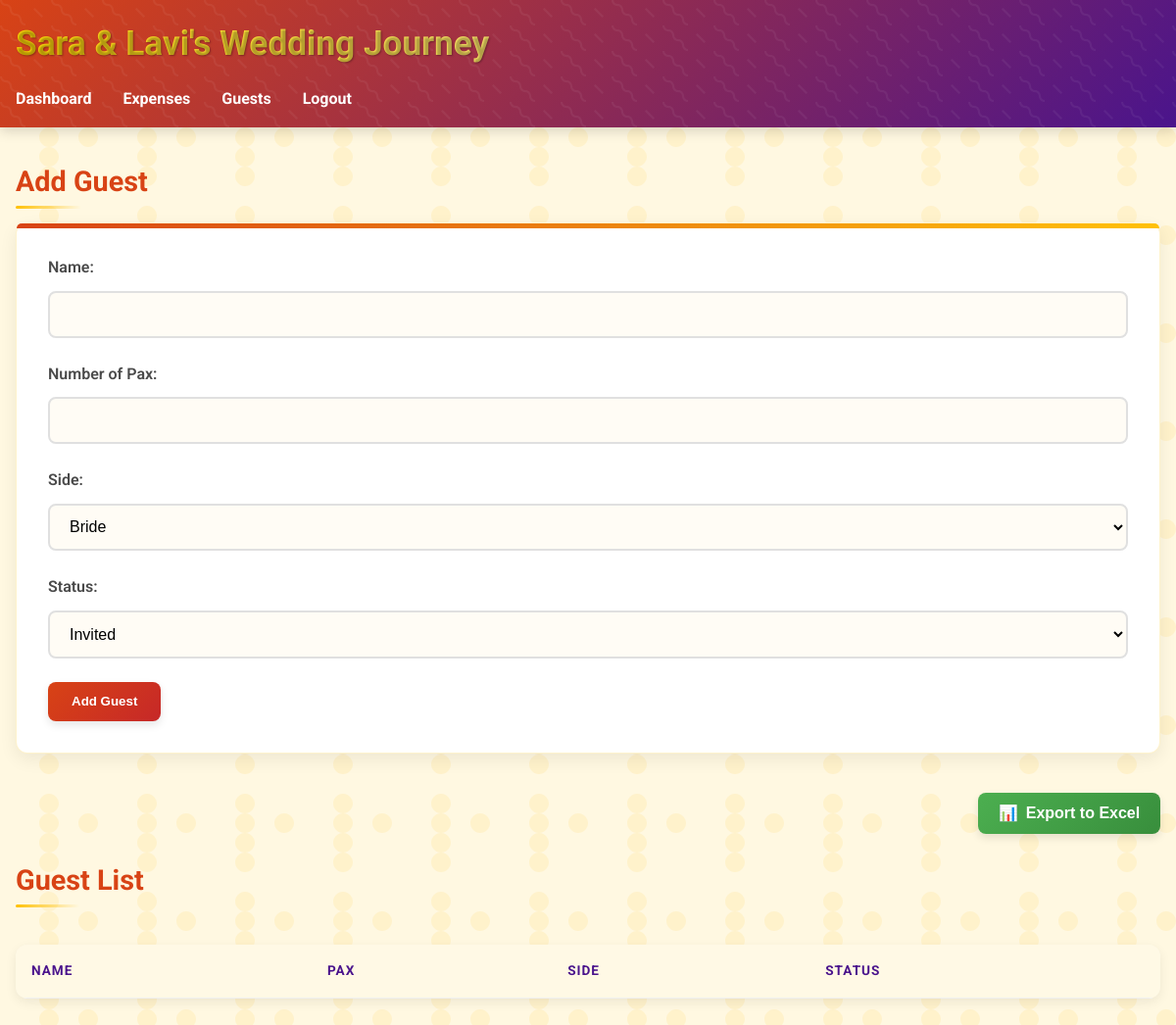
The app's page /guests (signed in), older data.
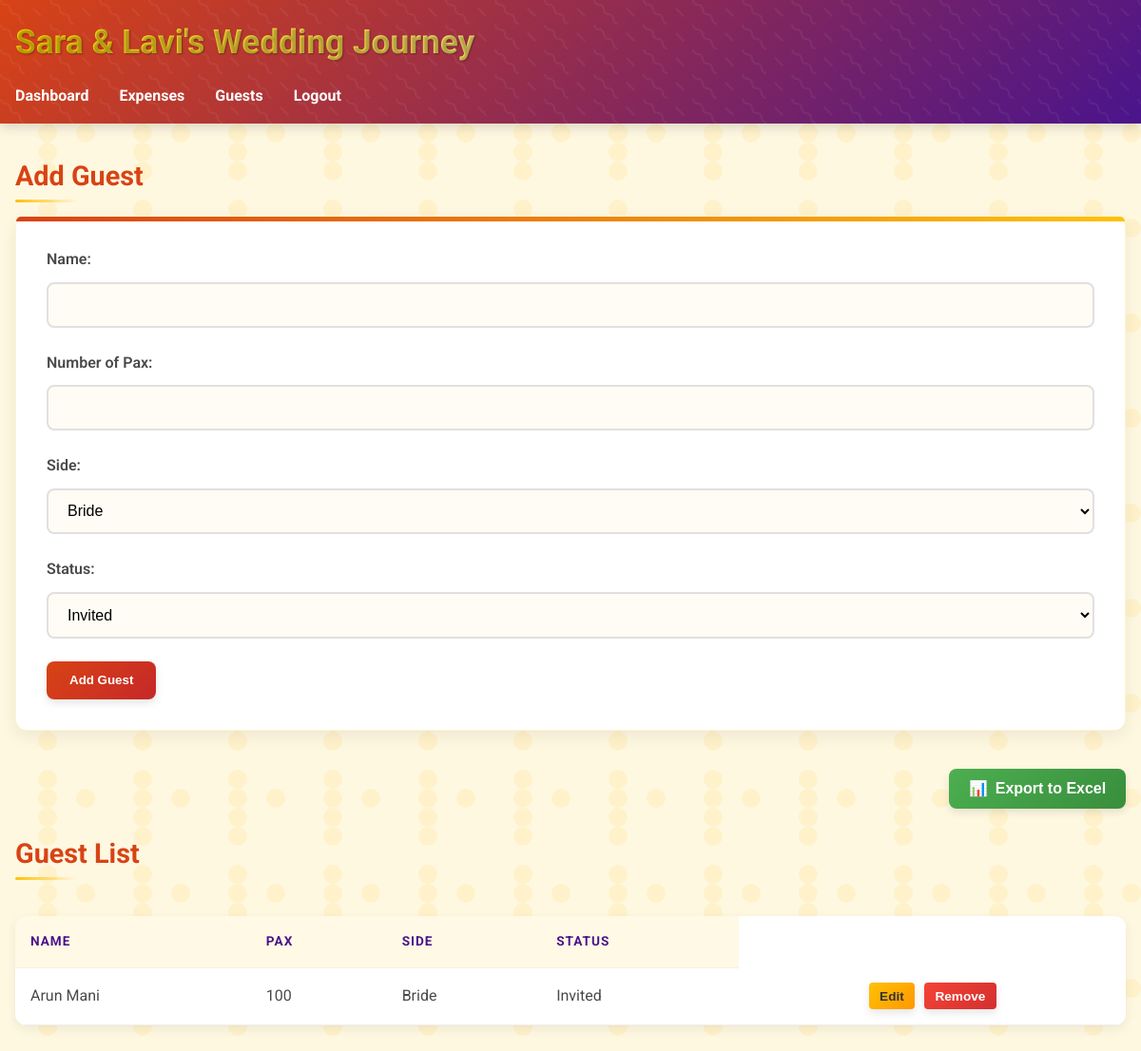
The same page, newer data.
### tables this page shows
CREATE TABLE guests (
    id INTEGER PRIMARY KEY AUTOINCREMENT,
    name TEXT NOT NULL,
    side TEXT NOT NULL,
    pax INTEGER NOT NULL,
    status TEXT NOT NULL
);

### app.py (the view, shortened to what this page needs)
@app.route('/guests', methods=['GET', 'POST'])
@login_required
def guests():
    db = get_db()
    guests = db.execute('SELECT * FROM guests ORDER BY name').fetchall()
    return render_template('guests.html', guests=guests)

### app.py (called while the page is built)
def login_required(f):
    @wraps(f)
    def decorated_function(*args, **kwargs):
        if 'logged_in' not in session:
            return redirect(url_for('login'))
        return f(*args, **kwargs)
    return decorated_function

def get_db():
    if 'db' not in g:
        db_dir = os.path.dirname(DATABASE)
        if db_dir:
            os.makedirs(db_dir, exist_ok=True)
        g.db = sqlite3.connect(DATABASE)
        g.db.row_factory = sqlite3.Row
    return g.db

### templates/guests.html (shortened to what this page needs)
{% extends "base.html" %}
{% block content %}
<div class="guests">
    <h2>Add Guest</h2>
    <form method="POST">
        <div class="form-group">
            <label for="name">Name:</label>
            <input type="text" id="name" name="name" required>
        </div>
        <div class="form-group">
            <label for="pax">Number of Pax:</label>
            <input type="number" id="pax" name="pax" min="1" required>
        </div>
        <div class="form-group">
            <label for="side">Side:</label>
            <select id="side" name="side" required>
                <option value="Bride">Bride</option>
            </select>
        </div>
        <div class="form-group">
            <label for="status">Status:</label>
            <select id="status" name="status" required>
                <option value="Invited">Invited</option>
            </select>
        </div>
        <button type="submit">Add Guest</button>
    </form>
    <div class="export-section">
        <button onclick="exportToExcel()" class="export-btn">Export to Excel</button>
    </div>
    <h2>Guest List</h2>
    <div class="guest-list">
        <table id="guestTable">
            <thead>
                <tr>
                    <th>Name</th>
                    <th>Pax</th>
                    <th>Side</th>
                    <th>Status</th>
                </tr>
            </thead>
            <tbody>
                {% for guest in guests %}
                <tr>
                    <td>{{ guest['name'] }}</td>
                    <td>{{ guest['pax'] }}</td>
                    <td>{{ guest['side'] }}</td>
                    <td>{{ guest['status'] }}</td>
                    <td class="action-column">
                        <button class="edit-btn" onclick="editGuest({{ guest['id'] }}, '{{ guest['name'] }}', {{ guest['pax'] }}, '{{ guest['side'] }}', '{{ guest['status'] }}')">Edit</button>
                        <button class="delete-btn" onclick="confirmDeleteGuest({{ guest['id'] }})">Remove</button>
                    </td>
                </tr>
                {% endfor %}
            </tbody>
        </table>
    </div>
</div>
{% endblock %}

### templates/base.html (shortened to what this page needs)
<!DOCTYPE html>
<html lang="en">
<head>
    <link rel="stylesheet" href="{{ url_for('static', filename='style.css') }}">
</head>
<body class="{% if 'logged_in' not in session %}not-authenticated{% endif %}">
    <nav>
        <div class="nav-wrapper">
            <h1>Sara & Lavi's Wedding Journey</h1>
            {% if 'logged_in' in session %}
            <ul>
                <li><a href="{{ url_for('dashboard') }}">Dashboard</a></li>
                <li><a href="{{ url_for('expenses') }}">Expenses</a></li>
                <li><a href="{{ url_for('guests') }}">Guests</a></li>
                <li><a href="{{ url_for('logout') }}">Logout</a></li>
            </ul>
            {% endif %}
        </div>
    </nav>
    <main>
        {% block content %}{% endblock %}
    </main>
</body>
</html>

### static/style.css (style rules this page uses)
:root { --primary: #D84315; --secondary: #FFC107; --accent: #4A148C; --background: #FFF8E1; --card-bg: #FFFFFF; --text: #4A4A4A; }
* { margin: 0; padding: 0; box-sizing: border-box; }
body { font-family: 'Roboto', Arial, sans-serif; line-height: 1.6; background-color: var(--background); color: var(--text); }
nav { background: linear-gradient(135deg, var(--primary) 0%, var(--accent) 100%); color: white; padding: 1rem; box-shadow: 0 4px 12px rgba(0, 0, 0, 0.15); position: relative; overflow: hidden; }
nav::before { content: ""; position: absolute; top: 0; left: 0; right: 0; bottom: 0; z-index: 0; }
.nav-wrapper { max-width: 1200px; margin: 0 auto; position: relative; z-index: 1; display: flex; flex-direction: column; }
nav h1 { margin-bottom: 1rem; font-family: 'Dancing Script', cursive; font-size: 2.2rem; text-shadow: 1px 1px 2px rgba(0, 0, 0, 0.3); background: linear-gradient(45deg, #FFD700, #FFF); -webkit-background-clip: text; background-clip: text; color: transparent; display: inline-block; }
nav ul { list-style: none; display: flex; gap: 2rem; }
nav li { position: relative; }
nav a { color: white; text-decoration: none; font-weight: bold; padding: 0.5rem 0; position: relative; transition: all 0.3s ease; }
nav a::after { content: ''; position: absolute; width: 0; height: 2px; bottom: 0; left: 0; background-color: var(--secondary); transition: width 0.3s ease; }
main { max-width: 1200px; margin: 2rem auto; padding: 0 1rem; }
form { background-color: var(--card-bg); padding: 2rem; border-radius: 12px; box-shadow: 0 6px 18px rgba(0, 0, 0, 0.07); margin-bottom: 2.5rem; border: 1px solid rgba(255, 193, 7, 0.2); position: relative; }
form::before { content: ""; position: absolute; top: 0; left: 0; right: 0; height: 5px; background: linear-gradient(90deg, var(--primary), var(--secondary)); border-radius: 12px 12px 0 0; }
.form-group { margin-bottom: 1.5rem; }
label { display: block; margin-bottom: 0.7rem; font-weight: 600; color: var(--text); font-size: 1rem; }
input, select { width: 100%; padding: 0.8rem 1rem; border: 2px solid #e0e0e0; border-radius: 8px; font-size: 1rem; transition: border-color 0.3s ease, box-shadow 0.3s ease; background-color: #FFFCF5; }
button { background: linear-gradient(135deg, var(--primary) 0%, #C62828 100%); color: white; padding: 0.8rem 1.5rem; border: none; border-radius: 8px; cursor: pointer; font-weight: bold; transition: all 0.3s ease; position: relative; overflow: hidden; box-shadow: 0 4px 8px rgba(0, 0, 0, 0.1); }
table { width: 100%; border-collapse: collapse; background-color: var(--card-bg); box-shadow: 0 4px 12px rgba(0, 0, 0, 0.07); border-radius: 12px; overflow: hidden; margin-top: 1.5rem; }
th, td { padding: 1rem; text-align: left; border-bottom: 1px solid #f0f0f0; }
th { background-color: rgba(255, 193, 7, 0.1); font-weight: bold; color: var(--accent); text-transform: uppercase; font-size: 0.85rem; letter-spacing: 1px; }
tbody tr { transition: background-color 0.3s ease; }
.export-section { margin: 1.5rem 0; text-align: right; }
.export-btn { background: linear-gradient(135deg, #4CAF50 0%, #388E3C 100%); color: white; padding: 0.7rem 1.3rem; border: none; border-radius: 8px; cursor: pointer; font-size: 1rem; transition: all 0.3s ease; display: inline-flex; align-items: center; gap: 0.5rem; box-shadow: 0 4px 8px rgba(0, 0, 0, 0.1); }
.export-btn::before { content: "📊"; }
.expenses h2, .guests h2 { color: var(--primary); margin-bottom: 1.2rem; font-size: 1.8rem; position: relative; display: inline-block; }
.expenses h2::after, .guests h2::after { content: ''; position: absolute; width: 50%; height: 3px; background: linear-gradient(90deg, var(--secondary), transparent); bottom: -5px; left: 0; border-radius: 2px; }
.action-column { white-space: nowrap; text-align: center; }
.edit-btn, .delete-btn, .cancel-btn { padding: 0.4rem 0.7rem; border: none; border-radius: 4px; cursor: pointer; font-weight: bold; font-size: 0.85rem; transition: all 0.2s ease; margin: 0 0.2rem; }
.edit-btn { background: linear-gradient(135deg, #FFC107 0%, #FF9800 100%); color: #333; }
.delete-btn { background: linear-gradient(135deg, #f44336 0%, #d32f2f 100%); color: white; }

Row changes from the older to the newer data that the page shows:
added guests: name "Arun Mani", pax "100", side "Bride", status "Invited"
